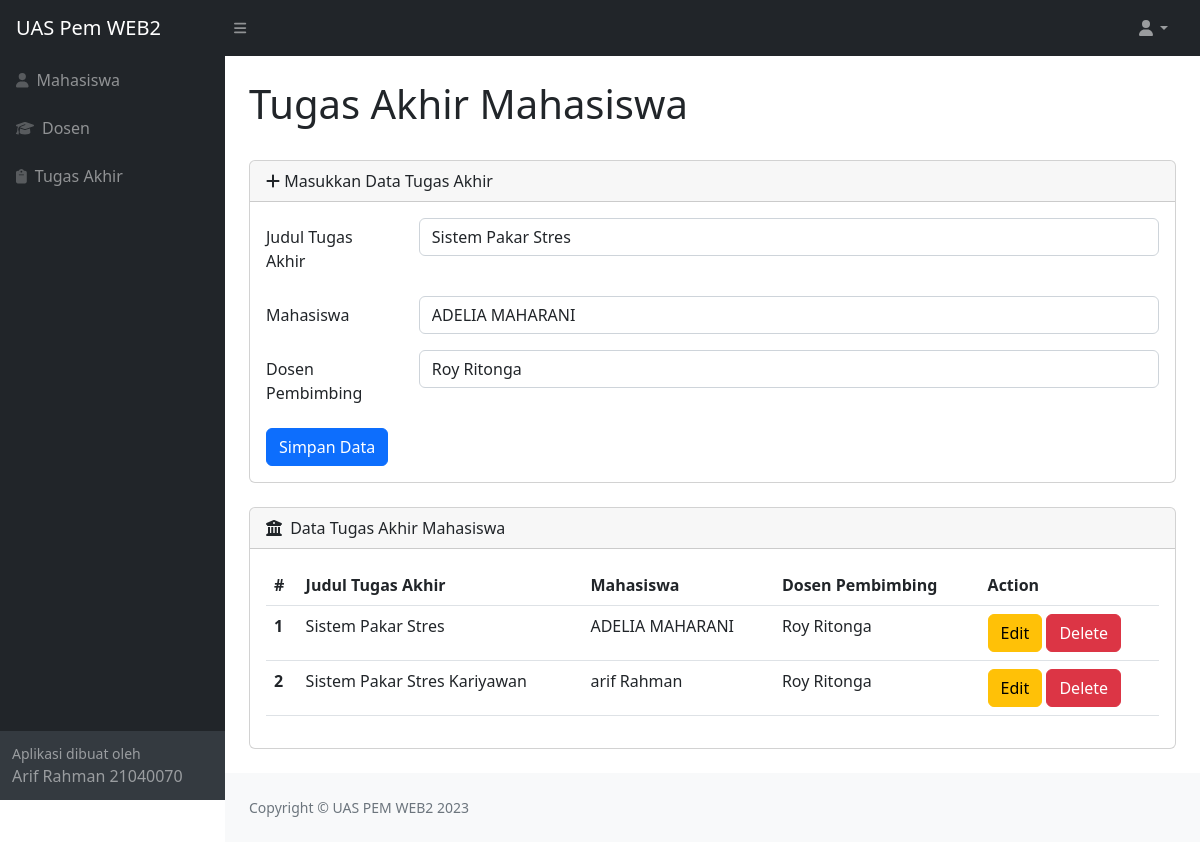
The app's page /tugasakhir.php?op=edit&id=5 (signed in) with its own data.
### tables this page shows
CREATE TABLE `tugas_akhir` (
  `id` int(11) NOT NULL,
  `judul` varchar(100) NOT NULL,
  `id_mahasiswa` int(15) NOT NULL,
  `id_dosen` int(15) NOT NULL
);

CREATE TABLE `mahasiswa` (
  `id` int(11) NOT NULL,
  `nim` varchar(25) NOT NULL,
  `nama` varchar(25) NOT NULL,
  `email` varchar(25) NOT NULL,
  `fakultas` varchar(25) NOT NULL
);

CREATE TABLE `dosen` (
  `id` int(11) NOT NULL,
  `nidn` varchar(25) NOT NULL,
  `nama` varchar(25) NOT NULL,
  `nohp` varchar(25) NOT NULL
);

### pages/content/tugasakhir.php (the view, shortened to what this page needs)
<?php
include_once("koneksi/config.php");
$judul = "";
$id_mahasiswa = "";
$id_dosen = "";
if (isset($_GET['op'])) {
    $op = $_GET['op'];
} else {
    $op = "";
}
if ($op == 'edit') {
    $id = $_GET['id'];
    $sql1 = "SELECT * FROM tugas_akhir WHERE id = '$id'";
    $q1 = mysqli_query($koneksi, $sql1);
    $r1 = mysqli_fetch_array($q1);
    $judul = $r1['judul'];
    $id_mahasiswa = $r1['id_mahasiswa'];
    $id_dosen = $r1['id_dosen'];
}
?>
<main>
    <div class="container-fluid px-4">
        <h1 class="mt-4">Tugas Akhir Mahasiswa</h1>
        <div class="card mb-4">
            <div class="card-header">
                <i class="fas fa-plus"></i>
                Masukkan Data Tugas Akhir
            </div>
            <div class="card-body">
                <form action="" method="POST">
                    <div class="mb-3 row">
                        <label for="judul" class="col-sm-2 col-form-label">Judul Tugas Akhir</label>
                        <div class="col-sm-10">
                            <input type="text" class="form-control" id="judul" name="judul" value="<?php echo $judul; ?>">
                        </div>
                    </div>
                    <div class="mb-3 row">
                        <label for="id_mahasiswa" class="col-sm-2 col-form-label">Mahasiswa</label>
                        <div class="col-sm-10">
                            <select class="form-control" name="id_mahasiswa" id="id_mahasiswa">
                                <?php
                                $query_mahasiswa = mysqli_query($koneksi, "SELECT * FROM mahasiswa") or die(mysqli_error($koneksi));
                                while ($data_mahasiswa = mysqli_fetch_array($query_mahasiswa)) {
                                    echo "<option value='" . $data_mahasiswa['id'] . "'" . ($data_mahasiswa['id'] == $id_mahasiswa ? "selected" : "") . ">" . $data_mahasiswa['nama'] . "</option>";
                                }
                                ?>
                            </select>
                        </div>
                    </div>
                    <div class="mb-3 row">
                        <label for="id_dosen" class="col-sm-2 col-form-label">Dosen Pembimbing</label>
                        <div class="col-sm-10">
                            <select class="form-control" name="id_dosen" id="id_dosen">
                                <?php
                                $query_dosen = mysqli_query($koneksi, "SELECT * FROM dosen") or die(mysqli_error($koneksi));
                                while ($data_dosen = mysqli_fetch_array($query_dosen)) {
                                    echo "<option value='" . $data_dosen['id'] . "'" . ($data_dosen['id'] == $id_dosen ? "selected" : "") . ">" . $data_dosen['nama'] . "</option>";
                                }
                                ?>
                            </select>
                        </div>
                    </div>
                    <div class="col-12">
                        <input type="submit" name="simpan" value="Simpan Data" class="btn btn-primary" />
                    </div>
                </form>
            </div>
        </div>
        <div class="card mb-4">
            <div class="card-header">
                <i class="fas fa-building-columns me-1"></i>
                Data Tugas Akhir Mahasiswa
            </div>
            <div class="card-body">
                <table class="table">
                    <thead>
                        <tr>
                            <th scope="col">#</th>
                            <th scope="col">Judul Tugas Akhir</th>
                            <th scope="col">Mahasiswa</th>
                            <th scope="col">Dosen Pembimbing</th>
                            <th scope="col">Action</th>
                        </tr>
                    </thead>
                    <tbody>
                        <?php
                        $query_tugas_akhir = mysqli_query($koneksi, "SELECT tugas_akhir.id, tugas_akhir.judul, mahasiswa.nama AS nama_mahasiswa, dosen.nama AS nama_dosen FROM tugas_akhir INNER JOIN mahasiswa ON tugas_akhir.id_mahasiswa = mahasiswa.id INNER JOIN dosen ON tugas_akhir.id_dosen = dosen.id") or die(mysqli_error($koneksi));
                        $nomor = 1;
                        while ($tugas_akhir = mysqli_fetch_array($query_tugas_akhir)) {
                            $judul              = $tugas_akhir['judul'];
                            $nama_mahasiswa     = $tugas_akhir['nama_mahasiswa'];
                            $nama_dosen         = $tugas_akhir['nama_dosen'];
                            $id                 = $tugas_akhir['id'];
                            ?>
                         <tr>
                                <th scope="row"><?php echo $nomor++ ?></th>
                                <td scope="row"><?php echo $judul ?></td>
                                <td scope="row"><?php echo $nama_mahasiswa ?></td>
                                <td scope="row"><?php echo $nama_dosen ?></td>
                                <td scope="row">
                                    <a href="tugasakhir.php?op=edit&id=<?php echo $id ?>"><button type="button" class="btn btn-warning">Edit</button></a>
                                    <a href="tugasakhir.php?op=delete&id=<?php echo $id ?>" onclick="return confirm('Yakin mau delete data?')"><button type="button" class="btn btn-danger">Delete</button></a>
                                    </td>
                            </tr>
                        <?php
                        }
                        ?>
                    </tbody>
                </table>
            </div>
        </div>
    </div>
</main>

### records on screen
tugas_akhir: judul "Sistem Pakar Stres", id_mahasiswa "ADELIA MAHARANI", id_dosen "Roy Ritonga", id_mahasiswa.nama "ADELIA MAHARANI", id_dosen.nama "Roy Ritonga"
tugas_akhir: judul "Sistem Pakar Stres Kariyawan", id_mahasiswa.nama "arif Rahman", id_dosen.nama "Roy Ritonga"
